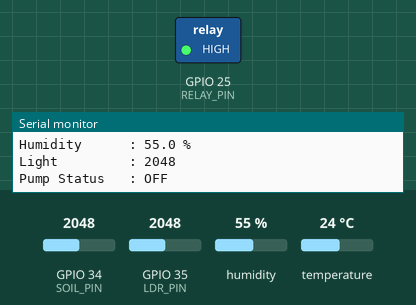
Simulated run of this sketch. Board: ESP32. On the bench: switched loads named in the sketch (green lamp = pin HIGH), the last lines printed to the serial monitor. The inputs (shaded band) are chosen by the test bench; at power-on: GPIO 34 (SOIL_PIN) = 2048, temperature 24 °C, GPIO 35 (LDR_PIN) = 2048, humidity 55 %. WiFi joins after 1.5 s; servers stay silent unless stated; no MQTT or app messages arrive unless stated.

Above: at 2.7 s.
2.8 s: GPIO 34 (SOIL_PIN) set to 1558
8.8 s: GPIO 34 (SOIL_PIN) set to 1445
At 12.2 s:
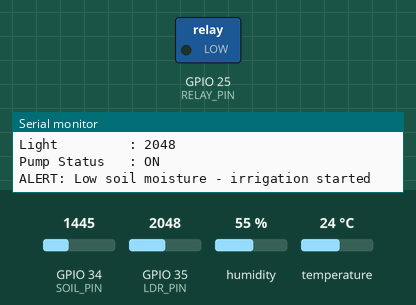
14.8 s: temperature set to 34.5 °C
20.8 s: temperature set to 35.5 °C
28.1 s: GPIO 34 (SOIL_PIN) set to 2751
34.1 s: GPIO 34 (SOIL_PIN) set to 2832
At 38.0 s:
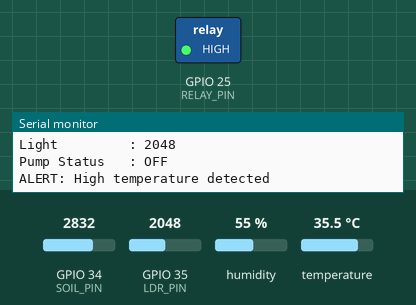
Timing chart, 0 to 39.5 s (numbered marks = the images above; inputs shaded):
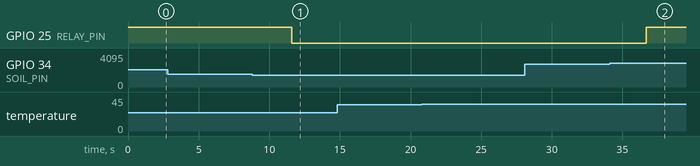

The sketch:

smart_agriculture_esp32.ino
```cpp
/*
  IoT-Enabled Smart Agriculture Monitoring System
  ------------------------------------------------
  Board: ESP32 (works in Wokwi simulator)
  Sensors:
    - DHT22       -> Temperature & Humidity (GPIO 4)
    - Soil Moisture (analog) -> GPIO 34
    - LDR (analog, light)    -> GPIO 35
  Actuator:
    - Relay (water pump)     -> GPIO 25
  Connectivity:
    - WiFi + MQTT (broker.hivemq.com - public test broker)

  This sketch reads sensors every 5 seconds, prints values to the
  Serial Monitor, applies a simple irrigation threshold rule, and
  publishes JSON data to an MQTT topic.

  Wokwi project: create a new ESP32 project, add DHT22, a
  potentiometer (as soil moisture / LDR analog source), and a relay
  module, then wire as commented below.
*/

#include <WiFi.h>
#include <PubSubClient.h>
#include "DHT.h"

// ---------- Pin Definitions ----------
#define DHTPIN   4
#define DHTTYPE  DHT22
#define SOIL_PIN 34   // Analog input (soil moisture sensor)
#define LDR_PIN  35   // Analog input (light sensor)
#define RELAY_PIN 25  // Digital output (pump relay)

DHT dht(DHTPIN, DHTTYPE);

// ---------- WiFi & MQTT ----------
const char* ssid     = "Wokwi-GUEST";   // Wokwi simulator default network
const char* password = "";
const char* mqtt_server = "broker.hivemq.com";

WiFiClient espClient;
PubSubClient client(espClient);

// ---------- Thresholds ----------
const int SOIL_DRY_THRESHOLD = 1500;   // below this -> turn pump ON
const int SOIL_WET_THRESHOLD = 2800;   // above this -> turn pump OFF
const float TEMP_HIGH_THRESHOLD = 35.0;

bool pumpState = false;

void setup_wifi() {
  Serial.print("Connecting to WiFi");
  WiFi.begin(ssid, password);
  while (WiFi.status() != WL_CONNECTED) {
    delay(500);
    Serial.print(".");
  }
  Serial.println("\nWiFi connected!");
  Serial.print("IP address: ");
  Serial.println(WiFi.localIP());
}

void reconnectMQTT() {
  while (!client.connected()) {
    Serial.print("Attempting MQTT connection...");
    if (client.connect("esp32SmartFarmClient")) {
      Serial.println("connected");
    } else {
      Serial.print("failed, rc=");
      Serial.print(client.state());
      Serial.println(" retrying in 2 seconds");
      delay(2000);
    }
  }
}

void setup() {
  Serial.begin(115200);

  pinMode(RELAY_PIN, OUTPUT);
  digitalWrite(RELAY_PIN, HIGH); // Relay OFF (active-low module assumption)

  dht.begin();

  setup_wifi();
  client.setServer(mqtt_server, 1883);
}

void loop() {
  if (!client.connected()) {
    reconnectMQTT();
  }
  client.loop();

  // ---- Read sensors ----
  float temperature = dht.readTemperature();
  float humidity    = dht.readHumidity();
  int soilValue     = analogRead(SOIL_PIN);
  int lightValue    = analogRead(LDR_PIN);

  if (isnan(temperature) || isnan(humidity)) {
    Serial.println("Failed to read from DHT sensor!");
    delay(2000);
    return;
  }

  // ---- Irrigation logic ----
  if (soilValue < SOIL_DRY_THRESHOLD) {
    pumpState = true;
  } else if (soilValue > SOIL_WET_THRESHOLD) {
    pumpState = false;
  }

  digitalWrite(RELAY_PIN, pumpState ? LOW : HIGH); // active-low relay

  // ---- Serial Monitor Output ----
  Serial.println("---------------------------------");
  Serial.printf("Soil Moisture : %d\n", soilValue);
  Serial.printf("Temperature   : %.1f C\n", temperature);
  Serial.printf("Humidity      : %.1f %%\n", humidity);
  Serial.printf("Light         : %d\n", lightValue);
  Serial.printf("Pump Status   : %s\n", pumpState ? "ON" : "OFF");

  if (soilValue < SOIL_DRY_THRESHOLD) {
    Serial.println("ALERT: Low soil moisture - irrigation started");
  }
  if (temperature > TEMP_HIGH_THRESHOLD) {
    Serial.println("ALERT: High temperature detected");
  }

  // ---- Publish to MQTT ----
  char payload[150];
  snprintf(payload, sizeof(payload),
           "{\"soil\":%d,\"temp\":%.1f,\"hum\":%.1f,\"light\":%d,\"pump\":\"%s\"}",
           soilValue, temperature, humidity, lightValue, pumpState ? "ON" : "OFF");

  client.publish("farm/node1/data", payload);

  delay(5000);
}
```

Measured:
- the behaviour switches between 1500 and 1499 on GPIO 34 (SOIL_PIN) (found by bisection; images 0 and 1)
- the behaviour switches between 2800 and 2801 on GPIO 34 (SOIL_PIN) (found by bisection; images 1 and 2)
- after the input at 8.8 s, GPIO 25 (RELAY_PIN): HIGH → LOW after 2.8 s
- after the input at 34.1 s, GPIO 25 (RELAY_PIN): LOW → HIGH after 2.6 s
